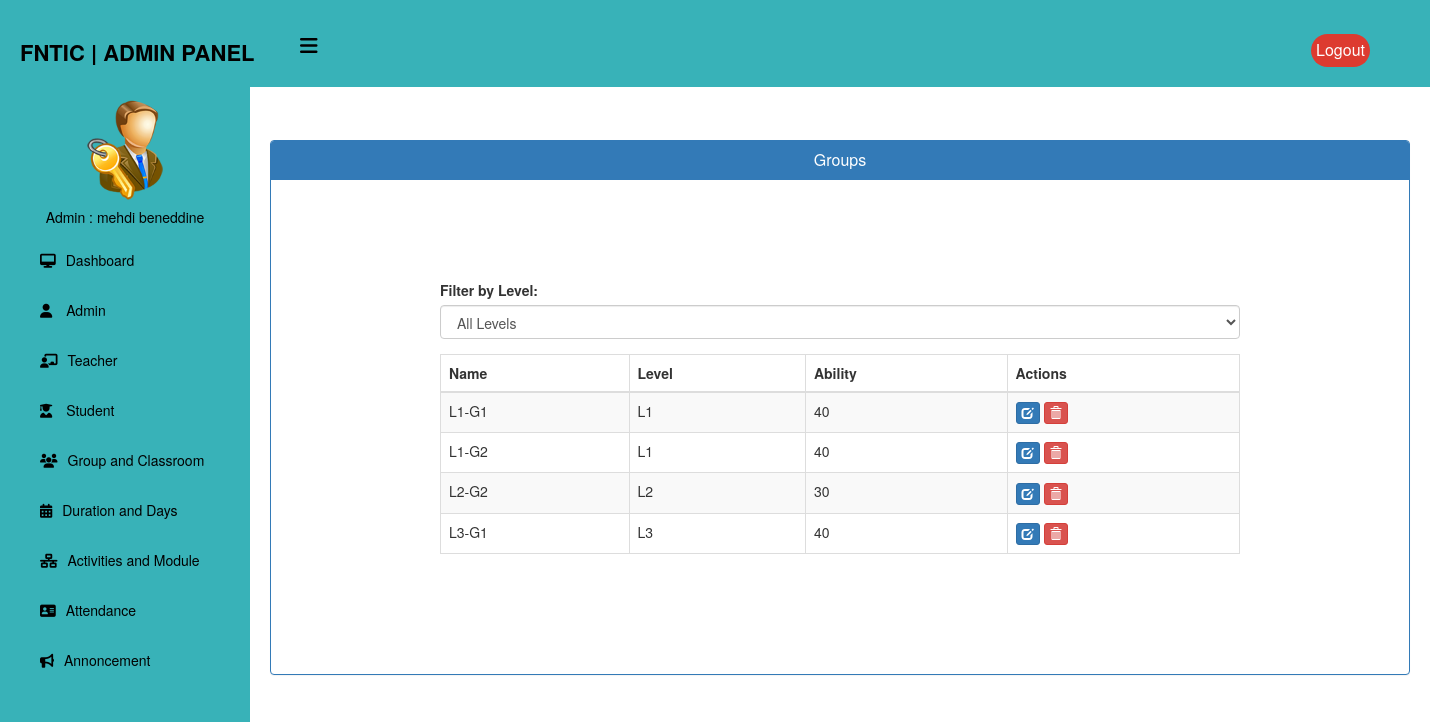
The app's page /admin-view-group (signed in) with its own data.
### home/models.py (models this page shows, shortened)
class Group(models.Model):
    LEVEL_CHOICES = [
        ('L1', 'L1'),
        ('L2', 'L2'),
        ('L3', 'L3'),
    ]
    name = models.CharField(max_length=60)
    ability = models.PositiveIntegerField(null=True)
    level = models.CharField(max_length=10, choices=LEVEL_CHOICES, default='L1')
    class Meta:
        ordering = ['name']

### home/views.py (the view)
# urls.py: path('admin-view-group', views.admin_view_group_view,name='admin-view-group'),
@login_required(login_url="login")
@user_passes_test(is_admin)
def admin_view_group_view(request):
    groups=models.Group.objects.all()
    return render(request,'school/admin_view_group.html',{'groups':groups})

### home/views.py (called while the page is built)
def is_admin(user):
    return user.groups.filter(name='ADMIN').exists()

### templates/school/admin_view_group.html (shortened to what this page needs)
{% extends 'school/adminbase.html' %}
{% block content %}
<head>
  <link href="//netdna.bootstrapcdn.com/bootstrap/3.0.0/css/bootstrap.min.css" rel="stylesheet" id="bootstrap-css">
</head>
<br><br>
<div class="container">
  <div class="row">
    <div class="col-xs-12">
      <div class="panel panel-primary">
        <div class="panel-heading">
          <h6 class="panel-title">Groups</h6>
        </div>
        <div class="table-container">
          <div class="form-group">
            <label for="level-select">Filter by Level:</label>
            <select class="form-control" id="level-select">
              <option value="all">All Levels</option>
            </select>
          </div>
          <table class="table table-responsive table-hover table-striped table-bordered" id="dev-table">
            <thead>
              <tr>
                <th>Name</th>
                <th>Level</th>
                <th>Ability</th>
                <th>Actions</th>
              </tr>
            </thead>
            <tbody>
              {% for g in groups %}
              <tr>
                <td>{{ g.name }}</td>
                <td>{{ g.level }}</td>
                <td>{{ g.ability }}</td>
                <td>
                  <a class="btn btn-primary btn-xs" href="{% url 'update-group' g.id %}">
                    <span class="glyphicon glyphicon-edit"></span>
                  </a>
                  <a class="btn btn-danger btn-xs" href="{% url 'delete-group-from-University' g.id %}">
                    <span class="glyphicon glyphicon-trash"></span>
                  </a>
                </td>
              </tr>
              {% endfor %}
            </tbody>
          </table>
        </div>
      </div>
    </div>
  </div>
</div>
{% endblock content %}

### templates/school/adminbase.html (shortened to what this page needs)
{% load static %}
<!DOCTYPE html>
<html lang="en" dir="ltr">
<head>
  <link rel="stylesheet" href="https://cdnjs.cloudflare.com/ajax/libs/font-awesome/6.4.0/css/all.min.css">
</head>
<body>
  <header>
    <label for="check">
      <i class="fas fa-bars" id="sidebar_btn"></i>
    </label>
    <div class="left_area">
      <h3>FNTIC | Admin Panel</h3>
    </div>
    <div class="right_area">
      <a href="{%url 'admin_logout'%}" class="logout_btn">Logout</a>
    </div>
  </header>
  <div class="sidebar">
    <center>
      <img src="{% static 'image/admin-icn.png' %}" class="profile_image" alt="">
      <h5>Admin : {{request.user.first_name}} {{ user.last_name }}</h5>
    </center>
    <a href="/admin-dashboard"><i class="fas fa-desktop"></i><span>Dashboard</span></a>
    <a href="/admin-admin"><i class="fas fa-user"></i> <span>Admin</span></a>
    <a href="/admin-teacher"><i class="fas fa-chalkboard-teacher"></i><span>Teacher</span></a>
    <a href="/admin-student"> <i class="fas fa-user-graduate"></i> <span>Student</span></a>
    <a href="/admin-group"><i class="fas fa-users"></i><span>Group and Classroom</span></a>
    <a href="/admin-duration-module"><i class="fas fa-calendar-alt"></i><span>Duration and Days</span></a>
    <a href="/admin-Activities"><i class="fas fa-network-wired"></i><span>Activities and Module</span></a>
    <a href="/admin-attendance"><i class="fas fa-address-card"></i><span>Attendance</span></a>
    <a href="/admin-notice"><i class="fas fa-bullhorn"></i><span>Annoncement</span></a>
  </div>
  <div class="content">
    <br><br><br><br><br>
    {% block content %}
    {% endblock content %}
</body>
</html>

### templates/school/adminbase.html (style rules this page uses)
a:link { text-decoration: none; }
body { margin: 0; padding: 0; font-family: "Roboto", sans-serif; }
header { position: fixed; background: #38b2b8; padding: 20px; width: 100%; z-index: 1; }
.left_area h3 { color: #000; margin: 0px; text-transform: uppercase; font-size: 22px; font-weight: 900; }
.logout_btn { padding: 5px; background: #dd3b30; text-decoration: none; float: right; margin-top: -30px; margin-right: 40px; border-radius: 30px; font-size: 16px; font-weight: 500; color: #fff; transition: 0.5s; }
.sidebar { background: #38b2b8; margin-top: 70px; padding-top: 30px; position: fixed; left: 0; width: 250px; height: 100%; transition: 0.5s; transition-property: left; }
.sidebar .profile_image { width: 100px; height: 100px; border-radius: 100px; margin-bottom: 10px; }
.sidebar h5 { color: #000; text size: 12px; margin-top: 0; margin-bottom: 10px; }
.sidebar a { color: #000; display: block; width: 100%; line-height: 50px; text-decoration: none; padding-left: 40px; box-sizing: border-box; transition: 0.5s; }
.sidebar i { padding-right: 10px; }
label #sidebar_btn { z-index: 1; color: #000; position: fixed; cursor: pointer; left: 300px; font-size: 20px; margin: 5px 0; transition: 0.5s; transition-property: color; }
.content { margin-left: 250px; background-position: center; background-size: cover; height: 100vh; transition: 0.5s; }

### templates/school/admin_view_group.html (style rules this page uses)
a:link { text-decoration: none; }
h6 { text-align: center; }
.table-container { margin: 100px auto; max-width: 800px; overflow-x: auto; }

### records on screen
Group: name "L1-G1", level "L1", ability "40"
Group: name "L1-G2", level "L1", ability "40"
Group: name "L2-G2", level "L2", ability "30"
Group: name "L3-G1", level "L3", ability "40"

### other values on screen
{{ request.user.first_name }} "mehdi"
{{ user.last_name }} "beneddine"
